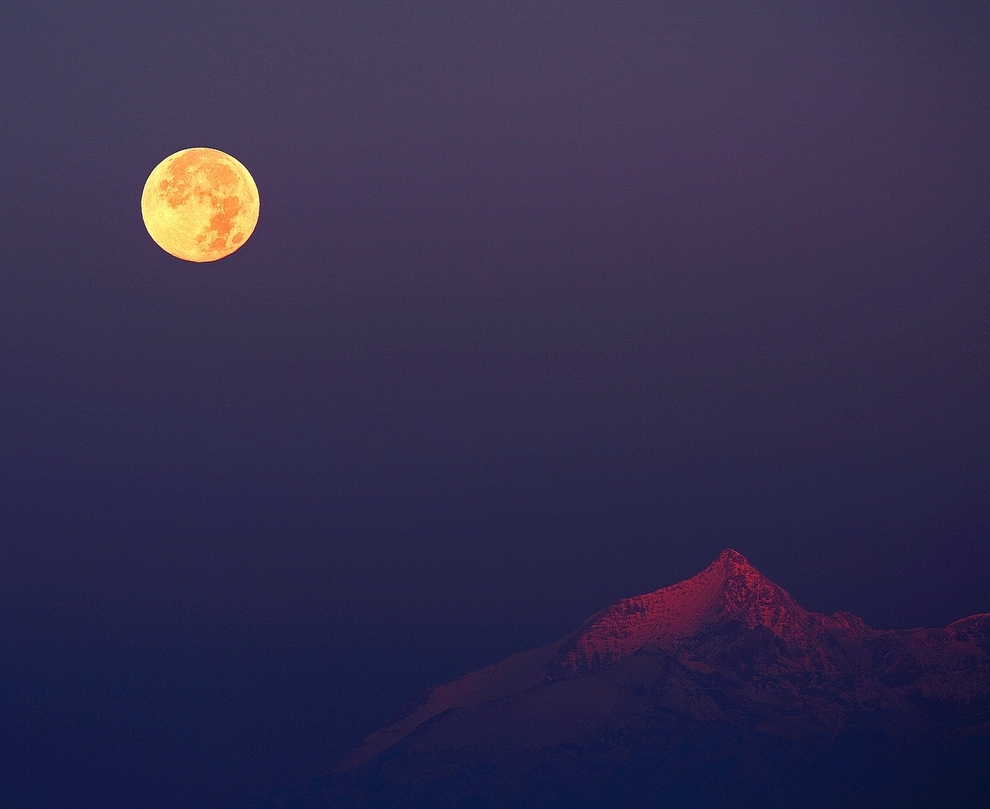
#> input picture Courses/Mega Course/open-cv/sample-images/Moon sinking, sun rising.jpg, 990 x 809 px; its folder holds 4 pictures in this run
$ python batch_resize.py
#> lines starting #> are read from the running program, lines starting #| are printed output that depends on the picture
import os
import cv2


directory=os.listdir()
directory.pop(0)

print(directory)

for picture in directory:
    print(picture)
    image=cv2.imread(picture,0)
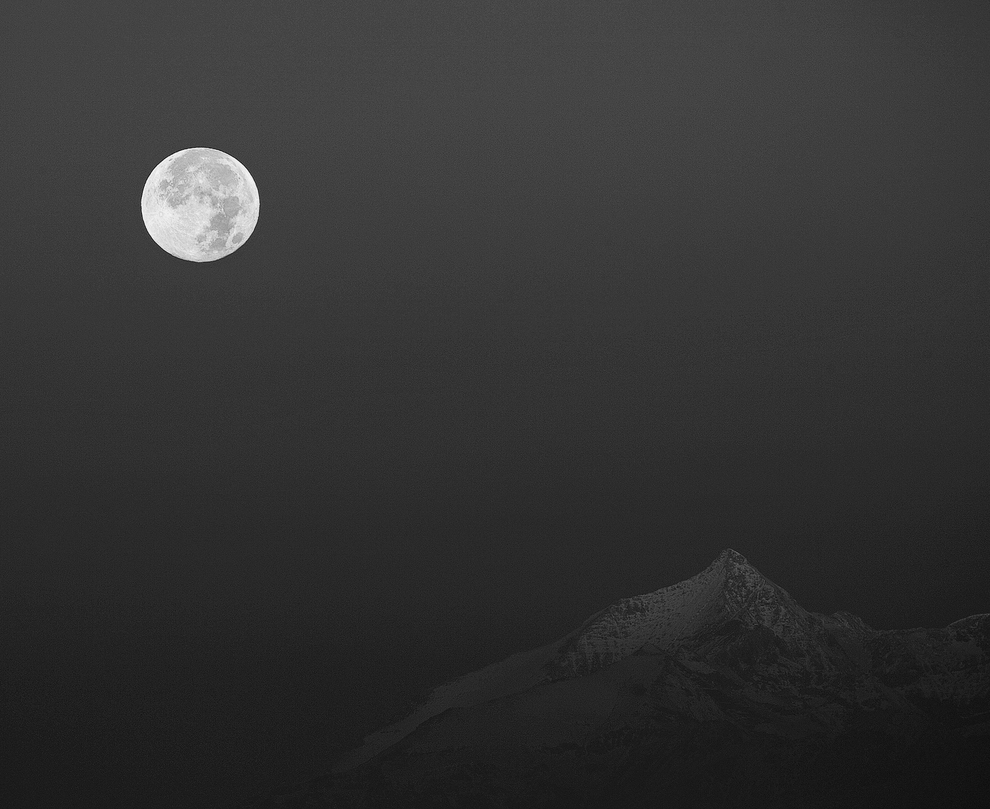
#> image: shape (809, 990); min 12, max 251, mean 51
    cv2.imshow('Picture',image)
    cv2.waitKey(2000)
    cv2.destroyAllWindows()

    resized_image=cv2.resize(image,(100,100))
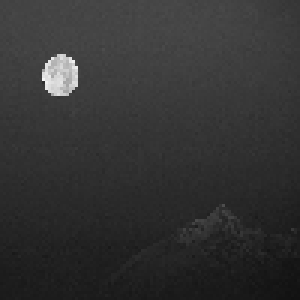
#> resized_image: shape (100, 100) (shown 3 times larger); min 17, max 244, mean 50.9
#> (the run stopped early here; a loop or call above may not have finished)
